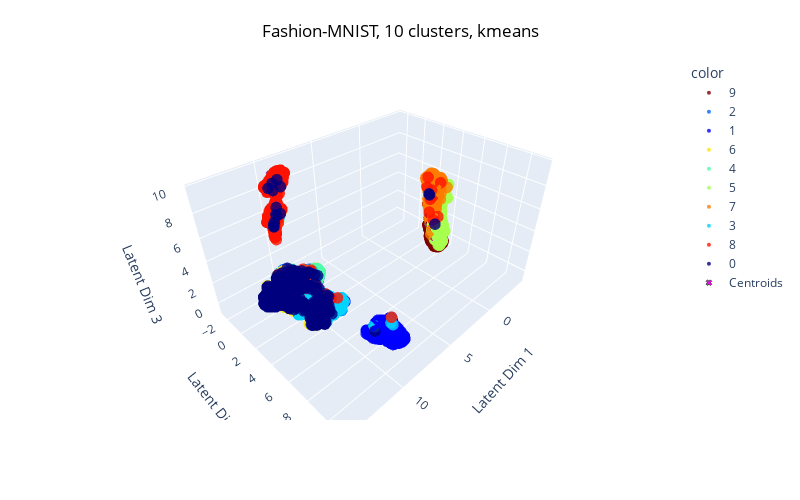

Notebook source saved alongside this figure:
### Code cell
from umap import UMAP

centroids = centroids_kmeans.cpu().detach().numpy()

umap = UMAP(n_components=3)
encoded = umap.fit_transform(encoded)
centroids = umap.transform(centroids)

labels_dict = {i: str(i) for i in range(10)}
cmap = plt.get_cmap('jet', 10)
color_map = {str(i): f'rgb({int(r*255)}, {int(g*255)}, {int(b*255)})' 
             for i, (r, g, b, _) in enumerate(cmap(np.linspace(0, 1, 10)))}

fig = plot_3PC(encoded, tgt, centroids, labels_dict, color_map, title='Fashion-MNIST, 10 clusters, kmeans')
fig.show()

### Figure 1 — Plotly figure (JSON) as saved in the notebook; plotly's stock layout.template omitted (floating-point values rounded to 4 significant figures; data arrays with more than 128 entries replaced by an {"elided": "..."} marker saying what was removed)
{"data": [{"hovertemplate": "color=9<br>x=%{x}<br>y=%{y}<br>z=%{z}<extra></extra>", "legendgroup": "9", "marker": {"color": "rgb(127, 0, 0)", "opacity": 0.8, "size": 4, "symbol": "circle"}, "mode": "markers", "name": "9", "scene": "scene", "showlegend": true, "type": "scatter3d", "x": {"elided": "1000 float values"}, "y": {"elided": "1000 float values"}, "z": {"elided": "1000 float values"}}, {"hovertemplate": "color=2<br>x=%{x}<br>y=%{y}<br>z=%{z}<extra></extra>", "legendgroup": "2", "marker": {"color": "rgb(0, 99, 255)", "opacity": 0.8, "size": 4, "symbol": "circle"}, "mode": "markers", "name": "2", "scene": "scene", "showlegend": true, "type": "scatter3d", "x": {"elided": "1000 float values"}, "y": {"elided": "1000 float values"}, "z": {"elided": "1000 float values"}}, {"hovertemplate": "color=1<br>x=%{x}<br>y=%{y}<br>z=%{z}<extra></extra>", "legendgroup": "1", "marker": {"color": "rgb(0, 0, 255)", "opacity": 0.8, "size": 4, "symbol": "circle"}, "mode": "markers", "name": "1", "scene": "scene", "showlegend": true, "type": "scatter3d", "x": {"elided": "1000 float values"}, "y": {"elided": "1000 float values"}, "z": {"elided": "1000 float values"}}, {"hovertemplate": "color=6<br>x=%{x}<br>y=%{y}<br>z=%{z}<extra></extra>", "legendgroup": "6", "marker": {"color": "rgb(255, 229, 0)", "opacity": 0.8, "size": 4, "symbol": "circle"}, "mode": "markers", "name": "6", "scene": "scene", "showlegend": true, "type": "scatter3d", "x": {"elided": "1000 float values"}, "y": {"elided": "1000 float values"}, "z": {"elided": "1000 float values"}}, {"hovertemplate": "color=4<br>x=%{x}<br>y=%{y}<br>z=%{z}<extra></extra>", "legendgroup": "4", "marker": {"color": "rgb(77, 255, 169)", "opacity": 0.8, "size": 4, "symbol": "circle"}, "mode": "markers", "name": "4", "scene": "scene", "showlegend": true, "type": "scatter3d", "x": {"elided": "1000 float values"}, "y": {"elided": "1000 float values"}, "z": {"elided": "1000 float values"}}, {"hovertemplate": "color=5<br>x=%{x}<br>y=%{y}<br>z=%{z}<extra></extra>", "legendgroup": "5", "marker": {"color": "rgb(169, 255, 77)", "opacity": 0.8, "size": 4, "symbol": "circle"}, "mode": "markers", "name": "5", "scene": "scene", "showlegend": true, "type": "scatter3d", "x": {"elided": "1000 float values"}, "y": {"elided": "1000 float values"}, "z": {"elided": "1000 float values"}}, {"hovertemplate": "color=7<br>x=%{x}<br>y=%{y}<br>z=%{z}<extra></extra>", "legendgroup": "7", "marker": {"color": "rgb(255, 124, 0)", "opacity": 0.8, "size": 4, "symbol": "circle"}, "mode": "markers", "name": "7", "scene": "scene", "showlegend": true, "type": "scatter3d", "x": {"elided": "1000 float values"}, "y": {"elided": "1000 float values"}, "z": {"elided": "1000 float values"}}, {"hovertemplate": "color=3<br>x=%{x}<br>y=%{y}<br>z=%{z}<extra></extra>", "legendgroup": "3", "marker": {"color": "rgb(0, 212, 255)", "opacity": 0.8, "size": 4, "symbol": "circle"}, "mode": "markers", "name": "3", "scene": "scene", "showlegend": true, "type": "scatter3d", "x": {"elided": "1000 float values"}, "y": {"elided": "1000 float values"}, "z": {"elided": "1000 float values"}}, {"hovertemplate": "color=8<br>x=%{x}<br>y=%{y}<br>z=%{z}<extra></extra>", "legendgroup": "8", "marker": {"color": "rgb(255, 19, 0)", "opacity": 0.8, "size": 4, "symbol": "circle"}, "mode": "markers", "name": "8", "scene": "scene", "showlegend": true, "type": "scatter3d", "x": {"elided": "1000 float values"}, "y": {"elided": "1000 float values"}, "z": {"elided": "1000 float values"}}, {"hovertemplate": "color=0<br>x=%{x}<br>y=%{y}<br>z=%{z}<extra></extra>", "legendgroup": "0", "marker": {"color": "rgb(0, 0, 127)", "opacity": 0.8, "size": 4, "symbol": "circle"}, "mode": "markers", "name": "0", "scene": "scene", "showlegend": true, "type": "scatter3d", "x": {"elided": "1000 float values"}, "y": {"elided": "1000 float values"}, "z": {"elided": "1000 float values"}}, {"marker": {"color": "rgb(255,0,255)", "line": {"width": 1}, "size": 5, "symbol": "x"}, "mode": "markers", "name": "Centroids", "showlegend": true, "type": "scatter3d", "x": [-2.841, -2.459, -3.176, 9.19, 14.02, 9.713, 10.57, 9.318, 11.23, 10.94], "y": [3.203, 4.145, 2.83, -0.5142, 3.374, -2.002, 9.814, -1.914, 2.722, 3.226], "z": [5.069, 1.332, 1.895, -0.0957, 3.976, 5.805, 3.813, 8.94, 0.4582, 2.68]}], "layout": {"height": 500, "legend": {"title": {"text": "color"}, "tracegroupgap": 0}, "margin": {"t": 60}, "scene": {"domain": {"x": [0, 1], "y": [0, 1]}, "xaxis": {"title": {"text": "Latent Dim 1"}}, "yaxis": {"title": {"text": "Latent Dim 2"}}, "zaxis": {"title": {"text": "Latent Dim 3"}}}, "title": {"font": {"color": "black"}, "text": "Fashion-MNIST, 10 clusters, kmeans", "x": 0.5, "xanchor": "center", "y": 0.95, "yanchor": "top"}, "width": 800}}
